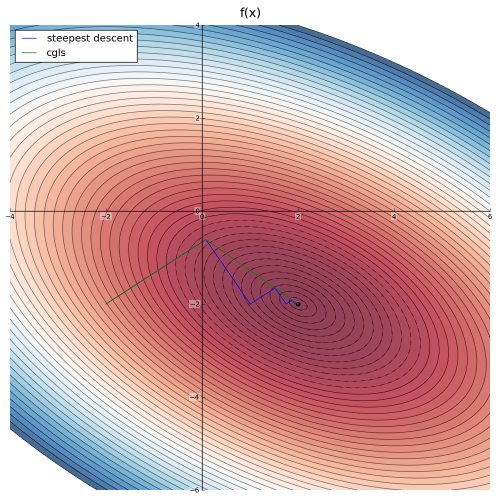
#> input picture ipython_notbooks/cgls/test_cgls_linear_real_2d.png, 1000 x 1000 px (shown at 1/2 size)
$ python -i bagOfns.py   (imports and definitions only)   (Python 2 division)   (older library calls are emulated)
#> lines starting #> are read from the running program, lines starting #| are printed output that depends on the picture
import numpy as np
#import matplotlib.pyplot as plt
from scipy import ndimage
#from matplotlib.colors import LogNorm
#import mahotas
from scipy import fftpack
#import pymorph
from random import *
import scipy as sp
import random
import time
import threading
import sys
import scipy.misc as sm
import os
from ctypes import *

# [8 lines of commented-out code are left out]
# [313 lines left out: functions binary_in, binary_in_complex, binary_out, binary_in_amp_phase, gauss, gauss_2d and 15 more, not called in this run]

def autoc(array):
    """Return the auto-correlation function of array."""
    return ifft2(np.square(np.abs(fft2(array))))

# [356 lines left out: functions correlate, dblefy, addNoise_amp, addNoise, normalise, normaliseInt and 19 more, not called in this run]

def roll(arrayin,dy = 0,dx = 0):
    """np.roll arrayin by dy in dim 0 and dx in dim 1."""
    if (dy != 0) or (dx != 0):
        arrayout = np.roll(arrayin,dy,0)
        arrayout = np.roll(arrayout,dx,1)
    else :
        arrayout = arrayin
    return arrayout

def roll_to(arrayin, y = 0, x = 0, centre = 'middle'):
    """np.roll arrayin such that the centre of the array is moved to y and x.

    Where the centre is N/2 - 1"""
    ny, nx = np.shape(arrayin)
    if centre == 'middle' :
        ny_centre = ny/2 - 1
        nx_centre = nx/2 - 1
    elif centre == 'zero' :
        ny_centre = 0
        nx_centre = 0

    if (y - int(y)) == 0 and (x - int(x)) == 0 :
        arrayout = roll(arrayin, dy = int(y) - ny_centre, dx = int(x) - nx_centre)
    elif (y - int(y)) > 0 or (x - int(x)) > 0 :
        arrayout  = fft2(arrayin)
        arrayout *= phase_ramp(arrayout.shape[0], y - ny_centre, x - nx_centre)
        arrayout  = ifft2(arrayout)
    else :
        raise NameError('shift coordinates are niether int nor float (this is a bad thing).')
    return np.array(arrayout, dtype = arrayin.dtype)

# [369 lines left out: functions roll_nowrap, interpolate, bindown_tile, tile, orientate, brog and 15 more, not called in this run]


class svd(object):
    # [7 lines left out: function __init__, not called in this run]

    def condition_number_meth(self):
        return self.S[-1]/self.S[0]

    def x_meth(self):
        return np.sum(self.modes_meth(), axis = 0)

    # [12 lines left out: functions modes_meth, modes_sum_meth, not called in this run]

class cgls(object):
    """Do an ILRUFT calculation in general given the functions Adot and ATdot and the bvector.

    Solves A . x = b
    given routines for A . x' and AT . b'
    and the bvector
    where x and b may be any numpy arrays."""

    # [45 lines left out: functions __init__, ilruft, not called in this run]

class test_retrievals(object):
    # [115 lines left out: functions __init__, STEM, pencil, pencil_transmissive, pencil_PILRUFT, saaf_func, not called in this run]

class SAAF(object):
    # [247 lines left out: functions __init__, order_options, grab_files, run_job, write_options, setVariables, not called in this run]

>>> import cv2
>>> picture = cv2.imread('../ipython_notbooks/cgls/test_cgls_linear_real_2d.png', cv2.IMREAD_GRAYSCALE)
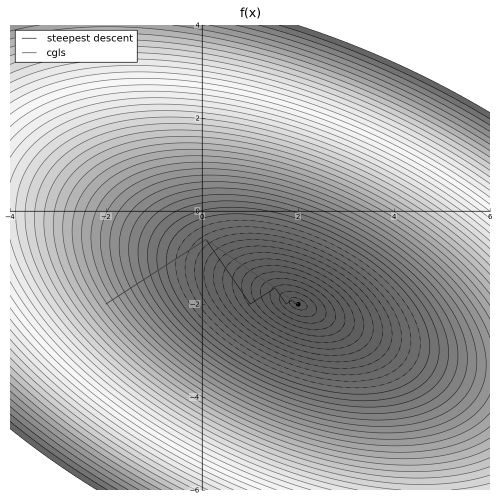
#> picture: shape (1000, 1000) (shown at 1/2 size); min 0, max 255, mean 175.5
>>> result = roll_to(picture)
#> in roll, `arrayout = np.roll(arrayin,dy,0)`:
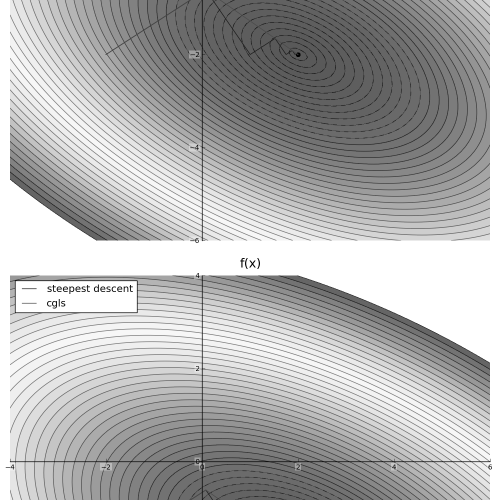
#> arrayout: shape (1000, 1000) (shown at 1/2 size); min 0, max 255, mean 175.5
#> in roll, `arrayout = np.roll(arrayout,dx,1)`:
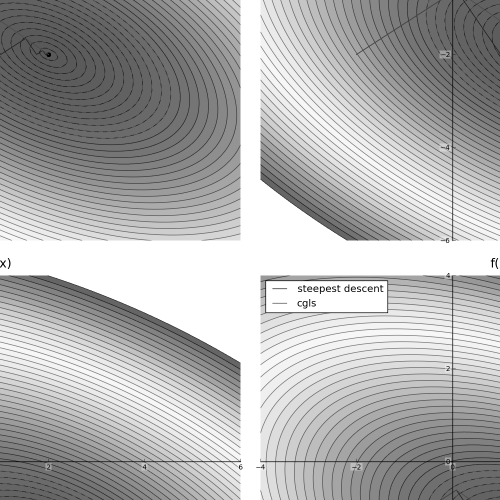
#> arrayout: shape (1000, 1000) (shown at 1/2 size); min 0, max 255, mean 175.5
